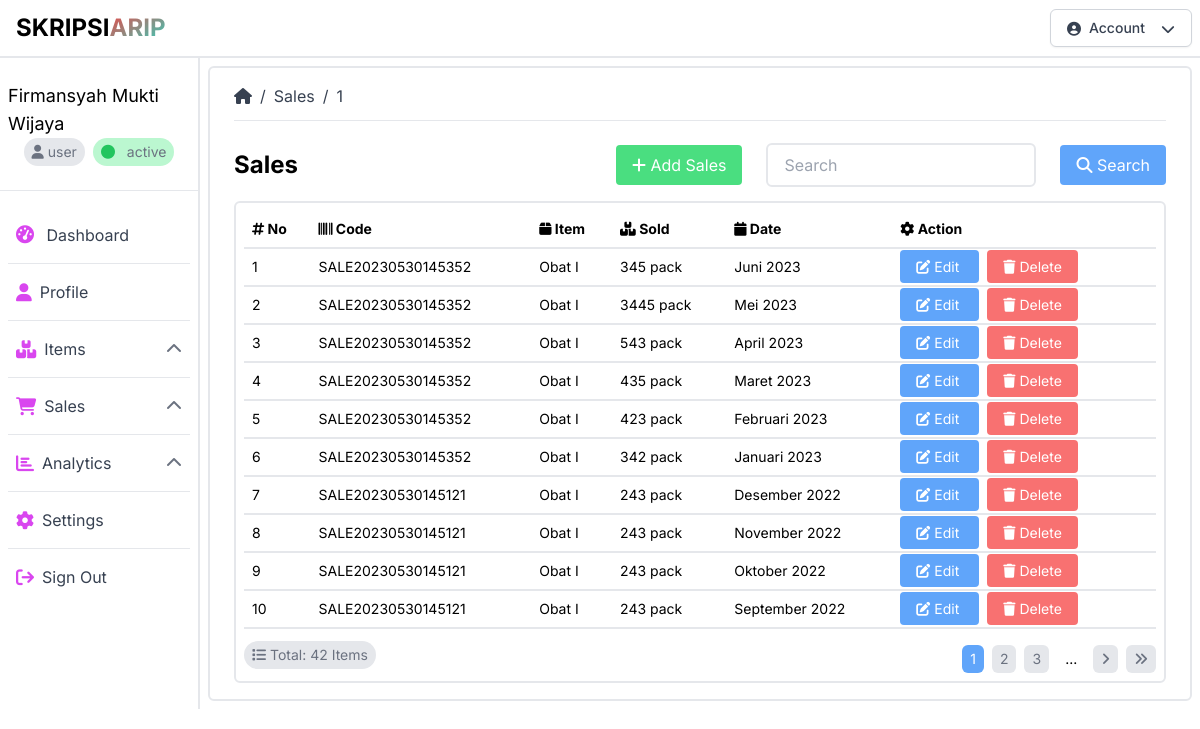
/sales.php (signed in), run on the app's committed database.
### tables this page shows
CREATE TABLE `sales` (
  `id` int(11) NOT NULL,
  `code` varchar(32) NOT NULL,
  `sold` varchar(256) NOT NULL,
  `month` varchar(16) NOT NULL,
  `year` varchar(16) NOT NULL,
  `created_at` datetime NOT NULL,
  `updated_at` datetime NOT NULL,
  `id_item` int(11) NOT NULL,
  `id_user` int(11) NOT NULL
);

CREATE TABLE `items` (
  `id` int(11) NOT NULL,
  `code` varchar(32) NOT NULL,
  `name` varchar(128) NOT NULL,
  `price` varchar(256) NOT NULL,
  `stock` varchar(256) NOT NULL,
  `created_at` datetime NOT NULL,
  `updated_at` datetime NOT NULL,
  `id_user` int(11) NOT NULL
);

### public/sales.php (the view, shortened to what this page needs)
<?php
require_once("config.php");
$limit = 10;
$page = isset($_GET["page"]) ? (int)$_GET["page"] : 1;
$start = ($page > 1) ? ($page * $limit) - $limit : 0;
$sales = "SELECT s.id, s.code, s.sold, s.month, s.year, s.created_at, i.name, i.price, i.stock FROM sales s INNER JOIN items i ON s.id_item = i.id ORDER BY s.id DESC LIMIT $start, $limit";
$sales_result = mysqli_query($conn, $sales);
$next_page = $page + 1;
$no = $start + 1;
?>
<!DOCTYPE html>
<html lang="id">
<head>
    <link rel="stylesheet" href="css/output.css">
    <link rel="stylesheet" href="https://cdnjs.cloudflare.com/ajax/libs/font-awesome/6.4.0/css/all.min.css"
 />
</head>
<body class="font-inter">
    <header class="bg-white w-full border-b-2 border-gray-200">
        <?php
            include("components/navbar.php");
        ?>
    </header>
    <div class="container-fluid mx-auto h-auto">
        <div class="flex">
            <?php
                include("components/sidebar.php");
            ?>
            <div class="w-10/12 h-[calc(100vh-3.5rem)] p-2">
                <div class="w-full h-auto border-2 border-gray-200 rounded-md py-4 px-6">
                    <div class="flex items-center gap-2 mb-3">
                        <a href="dashboard.php" class="text-gray-700 hover:text-gray-950"><i class="fas fa-home"></i></a>
                        <span class="text-gray-700">/</span>
                        <a href="sales.php" class="text-gray-700 hover:text-gray-950">Sales</a>
                        <span class="text-gray-700">/</span>
                        <a href="sales.php?page<?php echo $page; ?>"
                            class="text-gray-700 hover:text-gray-950"><?php echo $page; ?></a>
                    </div>
                    <hr>
                    <div class="flex flex-col gap-4 mt-4">
                        <div class="flex flex-col gap-2">
                            <div class="flex flex-row items-center justify-between">
                                <div class="flex flex-row items-center gap-2">
                                    <h1 class="text-2xl font-bold">Sales</h1>
                                </div>
                                <div class="flex flex-row items-center gap-2">
                                    <a href="add_sale.php"
                                        class="bg-green-400 text-white px-4 py-2 rounded mx-4 my-2 hover:bg-green-600">
                                        <i class="fas fa-plus"></i>
                                        Add Sales
                                    </a>
                                    <input type="text" name="search" id="search"
                                        class="border-2 border-gray-200 rounded-md px-4 py-2 focus:outline-none focus:border-blue-400"
                                        placeholder="Search">
                                    <button type="button"
                                        class="bg-blue-400 text-white px-4 py-2 rounded ml-4 my-2 hover:bg-blue-600">
                                        <i class="fas fa-search"></i>
                                        Search
                                    </button>
                                </div>
                            </div>
                            <div class="w-full h-auto border-2 border-gray-200 rounded-md py-2 px-2">
                                <table class="w-full text-left text-sm">
                                    <thead class="border-b-2 border-gray-200">
                                        <tr>
                                            <th class="px-2 py-2">
                                                <i class="fas fa-hashtag"></i>
                                            No</th>
                                            <th class="px-2 py-2">
                                                <i class="fas fa-barcode"></i>
                                            Code</th>
                                            <th class="px-2 py-2">
                                                <i class="fas fa-box"></i>
                                            Item</th>
                                            <th class="px-2 py-2">
                                                <i class="fas fa-boxes"></i>
                                            Sold</th>
                                            <th class="px-2 py-2">
                                                <i class="fas fa-calendar"></i>
                                            Date</th>
                                            <th class="px-2 py-2">
                                                <i class="fas fa-cog"></i>
                                            Action</th>
                                        </tr>
                                    </thead>
                                    <tbody>
                                        <?php
                                            while($sales = mysqli_fetch_array($sales_result)){
                                                $bulan = array(
                                                    1 => 'Januari',
                                                    2 => 'Februari',
                                                    3 => 'Maret',
                                                    4 => 'April',
                                                    5 => 'Mei',
                                                    6 => 'Juni',
                                                    7 => 'Juli',
                                                    8 => 'Agustus',
                                                    9 => 'September',
                                                    10 => 'Oktober',
                                                    11 => 'November',
                                                    12 => 'Desember'
                                                );
                                        ?>
                                        <tr class="border-b-2 border-gray-200">
                                            <td class="px-2 py-2"><?php echo $no++; ?></td>
                                            <td class="px-2 py-2"><?php echo $sales["code"]; ?></td>
                                            <td class="px-2 py-2"><?php echo $sales["name"]; ?></td>
                                            <td class="px-2 py-2"><?php echo $sales["sold"]; ?> pack</td>
                                            <td class="px-2 py-2"><?php echo $bulan[$sales["month"]]; ?> <?php echo $sales["year"]; ?></td>
                                            <td class="px-2 py-2">
                                                <a href="edit_sales.php?id=<?php echo $sales["id"]; ?>"
                                                    class="bg-blue-400 text-white px-4 py-2 rounded hover:bg-blue-600 mr-2">
                                                    <i class="fas fa-edit"></i>
                                                    Edit
                                                </a>
                                                <a href="delete_sales.php?id=<?php echo $sales["id"]; ?>"
                                                    class="bg-red-400 text-white px-4 py-2 rounded hover:bg-red-600 mr-2">
                                                    <i class="fas fa-trash"></i>
                                                    Delete
                                                </a>
                                            </td>
                                        </tr>
                                        <?php
                                            }
                                        ?>
                                    </tbody>
                                </table>
                                <div class="flex flex-row items-center justify-between mt-2">
                                    <?php
                                        $sql = "SELECT * FROM items";
                                            $result = mysqli_query($conn, $sql);
                                            $total_data = mysqli_num_rows($result);
                                            $total_page = ceil($total_data / $limit);
                                    ?>
                                    <p class="text-sm text-gray-500 bg-gray-200 px-2 py-1 rounded-full">
                                        <i class="fas fa-list"></i>
                                        Total: <?php echo $total_data; ?> Items
                                    </p>
                                    <div class="flex flex-row items-center justify-end gap-2 mt-2 text-sm">
                                        <?php
                                            for($i = 1; $i <= $total_page; $i++){
                                                if($i == $page){
                                                    $active = "bg-blue-400 text-white";
                                                }else{
                                                    $active = "bg-gray-200 text-gray-500 hover:bg-gray-400";
                                                }
                                                if($i > $page - 3 && $i < $page + 3){
                                        ?>
                                        <a href="sales_per_item.php?page=<?php echo $i; ?>"
                                            class="<?php echo $active; ?> px-2 py-1 rounded-md">
                                            <?php echo $i; ?>
                                        </a>
                                        <?php
                                                } else if ($i == $page - 3 || $i == $page + 3){
                                        ?>
                                        <span class="px-2 py-1 rounded-md">...</span>
                                        <?php
                                                }
                                            }
                                            if($page < $total_page){
                                        ?>
                                        <a href="sales_per_item.php?page=<?php echo $next_page; ?>"
                                            class="bg-gray-200 text-gray-500 px-2 py-1 rounded-md hover:bg-gray-400">
                                            <i class="fas fa-angle-right"></i>
                                        </a>
                                        <a href="sales_per_item.php?page=<?php echo $total_page; ?>"
                                            class="bg-gray-200 text-gray-500 px-2 py-1 rounded-md hover:bg-gray-400">
                                            <i class="fas fa-angle-double-right"></i>
                                        </a>
                                        <?php
                                            }
                                        ?>
                                    </div>
                                </div>
                            </div>
                        </div>
                    </div>
                </div>
            </div>
        </div>
</body>
</html>

### data on the page
sales: code "SALE20230530145352", id_item.name "Obat I", sold "345", month "Juni", year "2023"
sales: code "SALE20230530145352", id_item.name "Obat I", sold "3445", month "Mei", year "2023"
sales: code "SALE20230530145352", id_item.name "Obat I", sold "543", month "April", year "2023"
sales: code "SALE20230530145352", id_item.name "Obat I", sold "435", month "Maret", year "2023"
sales: code "SALE20230530145352", id_item.name "Obat I", sold "423", month "Februari", year "2023"
sales: code "SALE20230530145352", id_item.name "Obat I", sold "342", month "Januari", year "2023"
sales: code "SALE20230530145121", id_item.name "Obat I", sold "243", month "Desember", year "2022"
sales: code "SALE20230530145121", id_item.name "Obat I", sold "243", month "November", year "2022"
sales: code "SALE20230530145121", id_item.name "Obat I", sold "243", month "Oktober", year "2022"
sales: code "SALE20230530145121", id_item.name "Obat I", sold "243", month "September", year "2022"

### other printed values
$_SESSION["fullname"] "Firmansyah Mukti Wijaya"
$_SESSION["role"] "user"
$_SESSION["status"] "active"
$page "1"
$total_data "42"
